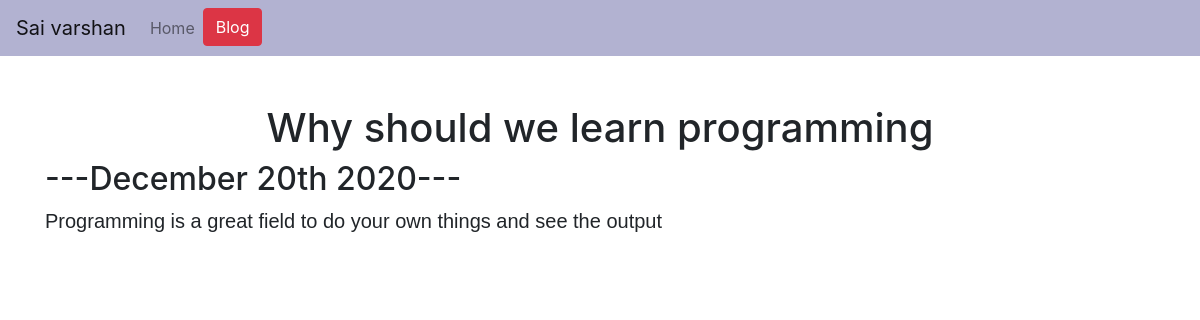
Page /blog/2 on the committed database.
### blog/models.py (models this page shows)
class Blog(models.Model):
    title = models.CharField(max_length=200)
    date = models.DateField()
    description = models.TextField()

### blog/views.py (the view)
# urls.py: path('<int:blog_id>',views.detail,name='detail'),
def detail(request,blog_id):
    blog = get_object_or_404(Blog, pk=blog_id)
    return render(request,'blog/detail.html',{'blog':blog})

### blog/templates/blog/detail.html
{% extends 'port_folio/base.html' %}
{% block body_block %}
<h1 class="text-center mt-5" id='blogdetailtitle' >{{blog.title}}</h1>
<h2>---{{ blog.date|date:'F jS Y'}}---</h2>
<div class="detail_description">
  {{ blog.description|safe}}
</div>
{% endblock %}

### port_folio/static/port_folio/styling.css (style rules this page uses)
.detail_description { font-size: 2em; }
.detail_description { font-family: 'Noto Sans JP', sans-serif; font-size: 20px; }
body { background-image: url(https://img.freepik.com/free-vector/abstract-hexagonal-white-background-design_1017-17583.jpg?size=626&ext=jpg); background-size: cover; background-color: lightblue; }

### rows in the picture
Blog: title "Why should we learn programming", date "December 20th 2020", description "Programming is a great field to do your own things and see the output"
